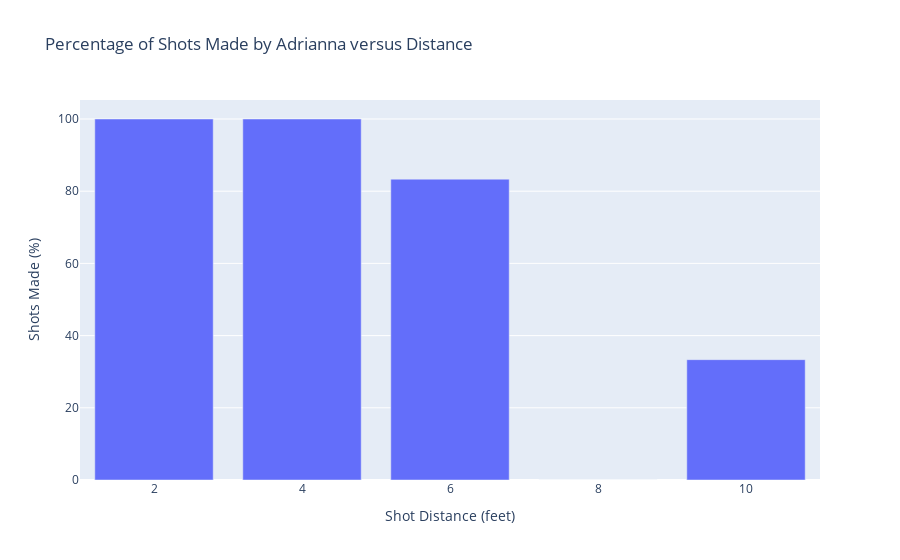

This figure's notebook cell:
### Markdown cell above
## Output

### Code cell
grouped = student_df.groupby('Shot Distance (feet)')['Shot Made?'].mean()*100
fig = px.bar(grouped, 
    x=grouped.index, 
    y='Shot Made?', 
    title=f'Percentage of Shots Made by {name} versus Distance')
fig.update_yaxes(title_text='Shots Made (%)')
fig.show()

### Figure 1 — Plotly figure (JSON) as saved in the notebook; plotly's stock layout.template omitted (floating-point values rounded to 4 significant figures)
{"data": [{"alignmentgroup": "True", "hovertemplate": "Shot Distance (feet)=%{x}<br>Shot Made?=%{y}<extra></extra>", "legendgroup": "", "marker": {"color": "#636efa", "pattern": {"shape": ""}}, "name": "", "offsetgroup": "", "orientation": "v", "showlegend": false, "textposition": "auto", "type": "bar", "x": [2, 4, 6, 8, 10], "xaxis": "x", "y": [100, 100, 83.33, 0, 33.33], "yaxis": "y"}], "layout": {"barmode": "relative", "legend": {"tracegroupgap": 0}, "title": {"text": "Percentage of Shots Made by Adrianna versus Distance"}, "xaxis": {"anchor": "y", "domain": [0, 1], "title": {"text": "Shot Distance (feet)"}}, "yaxis": {"anchor": "x", "domain": [0, 1], "title": {"text": "Shots Made (%)"}}}}
